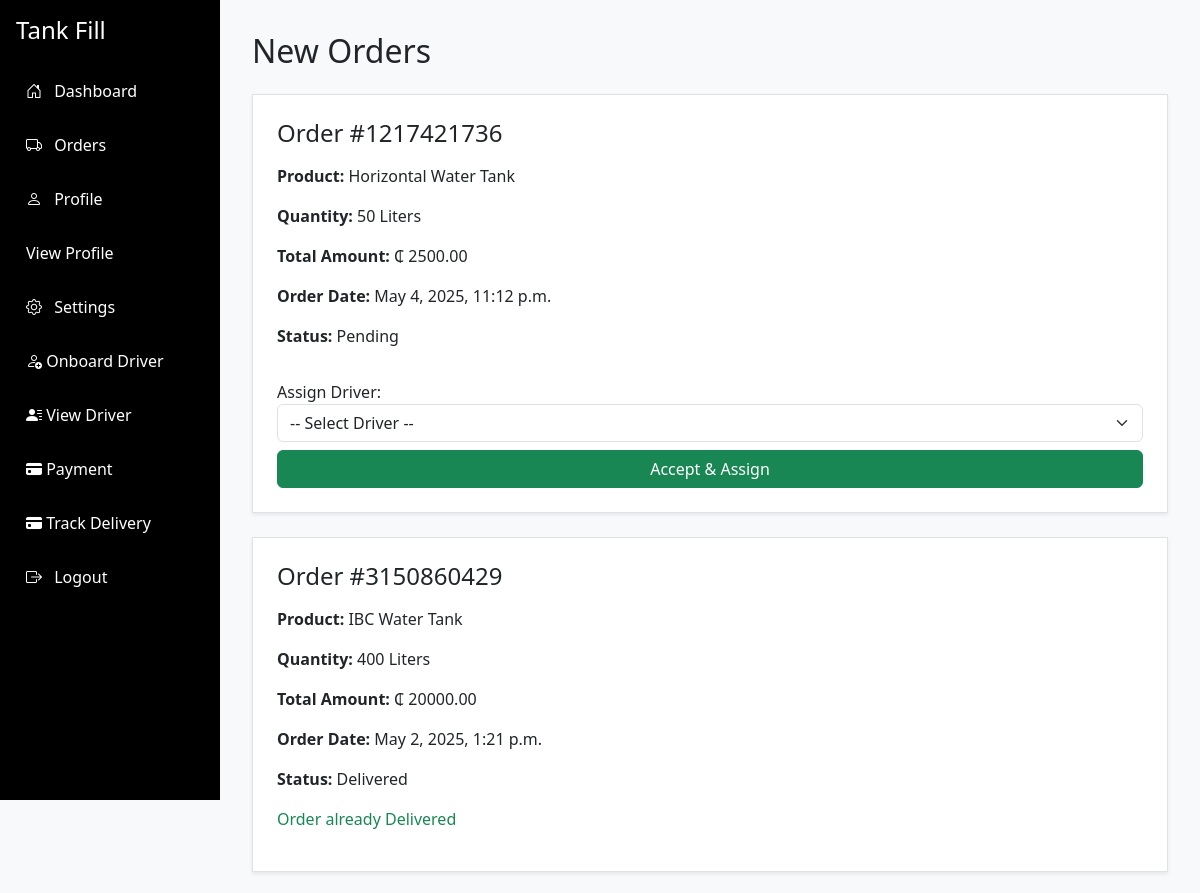
Page /vendor/orders/ (signed in, upper part) on the earlier database version.
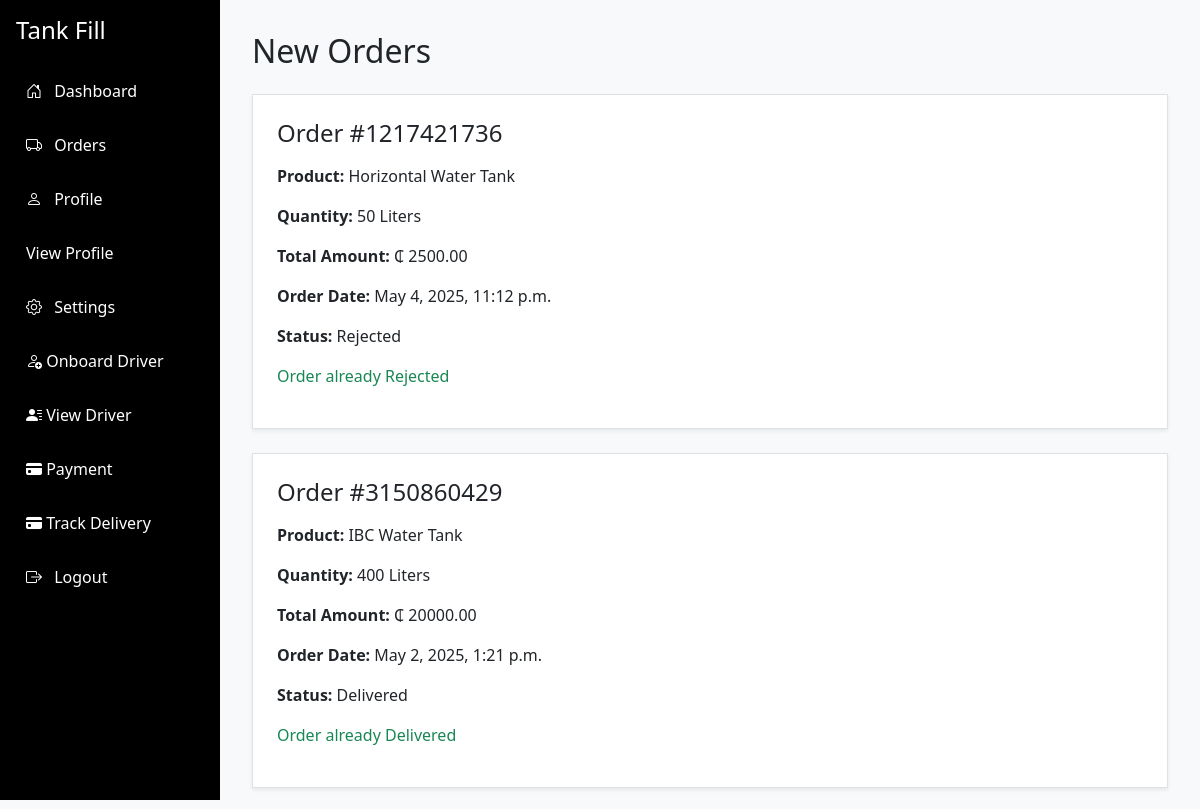
Same page on the later database version.
### authentication/models.py (models this page shows, shortened)
class Order(models.Model):
    order_id = UniqueIDField(primary_key=True, editable=False, unique=True)
    customer = models.ForeignKey(User, on_delete=models.CASCADE, related_name="orders", limit_choices_to={'is_customer': True})
    vendor = models.ForeignKey(Vendor, on_delete=models.CASCADE, related_name="orders")
    order_date = models.DateTimeField(auto_now_add=True)
    payment_method = models.CharField(max_length=100, choices=PAYMENT_METHODS)
    litres = models.CharField(max_length=100, null=True)
    tank_type = models.CharField(max_length=200, choices=TANK_CHOICES)
    status = models.CharField(
        max_length=20, choices=DELIVERY_STATUS, default='Pending'
    )
    is_complete = models.BooleanField(default=False)
    delivery_location = models.CharField(max_length=200, null=True, blank=True)
    def get_total_price(self):
        try:
           litres = Decimal(self.litres)  # safely convert litres to Decimal
        except Exception:
            litres = Decimal(0)
        return litres * self.vendor.price_per_liter

class Vendor(models.Model):
    vendor_id = UniqueIDField(primary_key=True, editable=False, unique=True)
    user = models.OneToOneField(User, on_delete=models.CASCADE, related_name="vendor_profile")
    business_name = models.CharField(max_length=100)
    location = models.CharField(max_length=255)
    price_per_liter = models.DecimalField(max_digits=10, decimal_places=2)
    status = models.CharField(max_length=10, choices=DESCIPLINE_CHOICES, default='Active')

### authentication/views.py (the view, shortened to what this page needs)
# urls.py: path('vendor/orders/', VendorViewOrders.as_view(), name='vendor_orders'),
@method_decorator((login_required, vendor_required), name='dispatch')
class VendorViewOrders(ListView):
    model = Order
    template_name = 'vendor/new_order.html'
    context_object_name = 'orders'
    def get_queryset(self):
        return Order.objects.filter(vendor=self.request.user.vendor_profile).order_by('-order_date')
    def get_context_data(self, **kwargs):
        context = super().get_context_data(**kwargs)
        orders = Order.objects.filter(vendor=self.request.user.vendor_profile).order_by('-order_date')
        completed_orders = orders.filter(is_complete=True)
        pending_orders = orders.filter(is_complete=False)
        active_refills = orders.filter(status='Delivered')
        monthly_orders = (
            orders.annotate(month=TruncMonth('order_date'))
                  .values('month')
                  .annotate(count=Count('order_id'))
                  .order_by('month')
        )
        monthly_data = {
            item['month'].strftime('%b %Y'): item['count']
            for item in monthly_orders
        }
        yearly_orders = (
            orders.annotate(year=TruncYear('order_date'))
                  .values('year')
                  .annotate(count=Count('order_id'))
                  .order_by('year')
        )
        yearly_data = {
            item['year'].year: item['count']
            for item in yearly_orders
        }
        last_delivery = active_refills.order_by('-order_date').first()
        context.update({
            'page_name': 'order_list',
            'list_name': 'order_list',
            'completed_orders': completed_orders,
            'pending_orders': pending_orders,
            'active_refills': active_refills,
            'total_orders': orders.count(),
            'monthly_orders': monthly_orders,
            'yearly_orders': yearly_orders,
            'last_delivery': last_delivery,
            'available_drivers': self.request.user.vendor_profile.drivers.filter(status='A'),
        })
        context['monthly_data_json'] = json.dumps(monthly_data)
        context['yearly_data_json'] = json.dumps(yearly_data)
        return context

### templates/vendor/new_order.html (shortened to what this page needs)
<!DOCTYPE html>
<html lang="en">
<head>
  <link href="https://cdn.jsdelivr.net/npm/bootstrap-icons@1.10.5/font/bootstrap-icons.css" rel="stylesheet">
  <link href="https://cdn.jsdelivr.net/npm/bootstrap@5.3.2/dist/css/bootstrap.min.css" rel="stylesheet">
</head>
<body>
<div class="sidebar-desktop d-none d-md-block">
  <h4 class="mb-4 text-white">Tank Fill</h4>
  <a href="{% url 'vendor_dashboard' %}"><i class="bi bi-house-door me-2"></i> Dashboard</a>
  <a href="{% url 'vendor_orders' %}"><i class="bi bi-truck me-2"></i> Orders</a>
  <a href="{% url 'vendor_profile' %}"><i class="bi bi-person me-2"></i> Profile</a>
  <a href="{% url 'vendor_profile_detail' user_id=request.user.user_id %}">View Profile</a>
  <a href="#"><i class="bi bi-gear me-2"></i> Settings</a>
  <a href="{% url 'onboard_driver' %}"><i class="bi bi-person-add"></i> Onboard Driver</a>
  <a href="{% url 'vendor_view_driver' %}"><i class="bi bi-person-lines-fill"></i> View Driver</a>
  <a href="{% url 'vendor_payments' %}"><i class="bi bi-credit-card-fill"></i> Payment</a>
  <a href="#"><i class="bi bi-credit-card-fill"></i> Track Delivery</a>
  <a href="{% url 'logout' %}"><i class="bi bi-box-arrow-right me-2"></i> Logout</a>
</div>
<div class="main-content">
  <h2 class="mb-4">New Orders</h2>
  {% for order in orders %}
  <div class="card p-4 shadow-sm mb-4">
    <h4 class="card-title mb-3">Order #{{ order.order_id }}</h4>
    <p><strong>Product:</strong> {{ order.tank_type }}</p>
    <p><strong>Quantity:</strong> {{ order.litres }} Liters</p>
    <p><strong>Total Amount:</strong> ₵ {{ order.get_total_price }}</p>
    <p><strong>Order Date:</strong> {{ order.order_date }}</p>
    <p><strong>Status:</strong> {{ order.status }}</p>
    {% if order.status == 'Pending' %}
    <form method="post" class="mt-3">
      <div class="mb-2">
        <label for="driverSelect{{ order.order_id }}">Assign Driver:</label>
        <select name="driver_id" id="driverSelect{{ order.order_id }}" class="form-select" required>
          <option value="">-- Select Driver --</option>
        </select>
      </div>
      <button type="submit" class="btn btn-success w-100">Accept & Assign</button>
    </form>
    {% else %}
    <p class="text-success">Order already {{ order.status }}</p>
    {% endif %}
  </div>
{% empty %}
  <p>No orders found.</p>
{% endfor %}
</body>
</html>

Differences in the rows shown:
changed Order "Horizontal Water Tank": status "Pending" → "Rejected"; status (not shown) → "Rejected"; driver_id "-- Select Driver --" → (not shown); status "Assign Driver: Accept & Assign" → "Order already"
